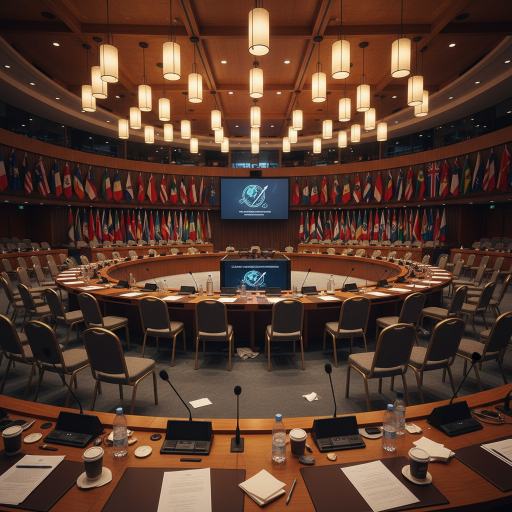
#> input picture img/cop31.png, 1024 x 1024 px (shown at 1/2 size); its folder holds 4 pictures in this run
$ python compose.py
#> lines starting #> are read from the running program, lines starting #| are printed output that depends on the picture
import json, os
from PIL import Image, ImageDraw, ImageEnhance, ImageFont, ImageOps

HERE = os.path.dirname(os.path.abspath(__file__))
W = H = 1024
M, G = 56, 14
INK, PAPER, MUTED, ACCENT = (20, 20, 20), (250, 248, 243), (110, 108, 102), (190, 25, 45)
FD = "/usr/share/fonts/truetype/dejavu/"
def font(name, size): return ImageFont.truetype(FD + name, size)
SERIF, SANS, SANSB = "DejaVuSerif-Bold.ttf", "DejaVuSans.ttf", "DejaVuSans-Bold.ttf"

data = json.load(open(os.path.join(HERE, "assets/stories.json")))
#> (reads assets/stories.json from the repository)
cards = [c for c in data["cards"] if c["img"]][:6]
for c in cards:
    assert len(c["head"].split()) <= 12, c["head"]

img = Image.new("RGB", (W, H), PAPER)
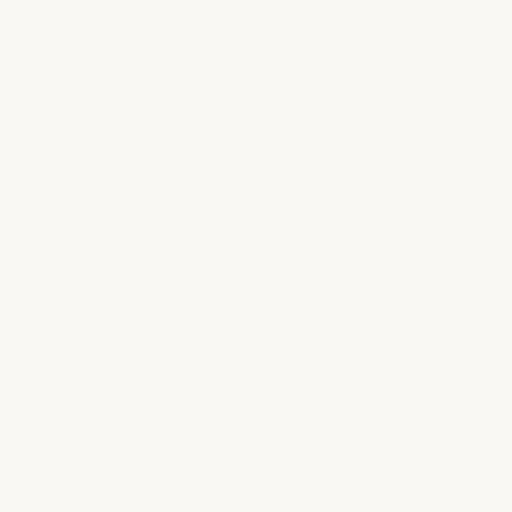
#> img: PIL image 1024x1024 RGB (shown at 1/2 size); mean R, G, B 250, 248, 243
d = ImageDraw.Draw(img)

def centered(text, y, f, fill, spacing=0):
    w = d.textlength(text, font=f)
    if spacing:
        w += spacing * (len(text) - 1)
        x = (W - w) / 2
        for ch in text:
            d.text((x, y), ch, font=f, fill=fill); x += d.textlength(ch, font=f) + spacing
    else:
        d.text(((W - w) / 2, y), text, font=f, fill=fill)

# masthead
def blend(fg, bg, a): return tuple(round(f * a + b * (1 - a)) for f, b in zip(fg, bg))
DECK = blend((10, 10, 10), PAPER, 0.75)                   # near-black deck at 0.75 alpha
ACCENT_D = (140, 16, 34)                                  # dark solid accent for tag chips
fnp = font("DejaVuSerifCondensed-Bold.ttf", 46)
x = M
for chn in "THE WORLD TODAY":                              # tight tracking
    d.text((x, 30), chn, font=fnp, fill=INK); x += d.textlength(chn, font=fnp) - 1
#> this loop made 15 passes
#> x on passes 1 to 12: 85.8, 123.9, 154.4, 167.8, 213.3, 248.4, 281.8, 309.9, 344.8, 358.2, 388, 423
#> after the loop, x = 517.5
fa = font(SANSB, 11)
aw = d.textlength("AGENT EDITION", font=fa) + 14
#> aw = 110.5
d.rectangle([W - M - aw, 52, W - M - 1, 72], fill=ACCENT_D)
d.text((W - M - aw + 7, 56), "AGENT EDITION", font=fa, fill=(255, 255, 255))
d.rectangle([M, 88, W - M - 1, 90], fill=INK)             # double rule under nameplate
d.rectangle([M, 93, W - M - 1, 93], fill=INK)
centered(data["date"].upper(), 102, font(SERIF, 15), INK, spacing=3)
#> in centered, `w = d.textlength(text, font=f)`: w = 259.1
#> in centered, `w += spacing * (len(text) - 1)`: w = 325.1
#> in centered, `x = (W - w) / 2`: x = 349.5
#> the loop in centered, `for ch in text:` made 23 passes
#> x on passes 1 to 12: 369.1, 385.1, 401.9, 417.9, 432.5, 446.2, 454.4, 467.9, 481.3, 489.5, 506.2, 522.3
#> after the loop in centered, `for ch in text:`: x = 678.5
centered(data["lead"], 128, font(SANS, 12), MUTED)
#> further down, im is the input picture: PIL image 1024x1024 RGB; mean R, G, B 86.3, 58.2, 44.8
d.rectangle([M, 152, W - M - 1, 152], fill=INK)

# grid
top, bottom = 168, 928
cw = (W - 2 * M - 2 * G) // 3
ch = (bottom - top - G) // 2          # fixed cell height (image + caption)
CAP = 140                              # fixed caption block height
iw, ih = cw, ch - CAP
ftag, fhead, fdeck = font(SANSB, 10), font(SERIF, 15), font(SANS, 12)
HEAD_Y, HEAD_LH, DECK_Y, DECK_LH = 26, 20, 74, 16   # shared baselines in every caption

def wrap(text, f, maxw, maxlines):
    lines, cur = [], ""
    for w in text.split():
        t = (cur + " " + w).strip()
        if d.textlength(t, font=f) <= maxw: cur = t
        else: lines.append(cur); cur = w
    lines.append(cur)
    if len(lines) > maxlines:
        lines = lines[:maxlines]
        while d.textlength(lines[-1] + "\u2026", font=f) > maxw: lines[-1] = lines[-1].rsplit(" ", 1)[0] if " " in lines[-1] else lines[-1][:-1]
        lines[-1] += "\u2026"
    return lines

def grade(im):                          # one grade for every panel
    im = ImageEnhance.Color(im).enhance(0.82)
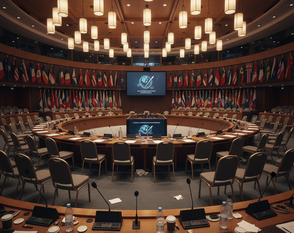
#> im: PIL image 294x233 RGB; mean R, G, B 79.4, 58.1, 47.7
    r, g, b = im.split()
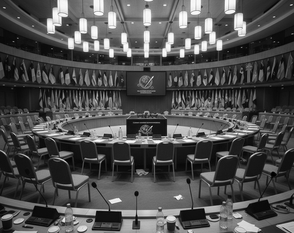
#> r: PIL image 294x233 L; min 0, max 254, mean 79.4
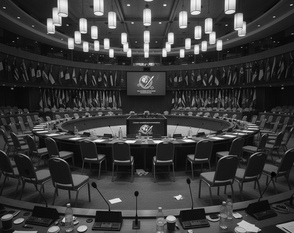
#> g: PIL image 294x233 L; min 0, max 254, mean 58.1
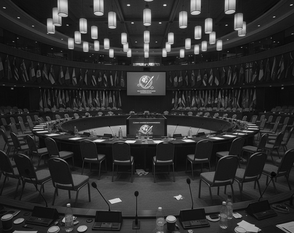
#> b: PIL image 294x233 L; min 0, max 250, mean 47.7
    r = r.point(lambda v: min(255, int(v * 1.05 + 4)))
    g = g.point(lambda v: min(255, int(v * 1.01 + 3)))
    b = b.point(lambda v: int(v * 0.94 + 2))
    return Image.merge("RGB", (r, g, b))

for i, c in enumerate(cards):
    x = M + (i % 3) * (cw + G)
    y = top + (i // 3) * (ch + G)
    im = Image.open(os.path.join(HERE, "img", c["img"])).convert("RGB")
    img.paste(grade(ImageOps.fit(im, (iw, ih), Image.LANCZOS, centering=(0.5, 0.5))), (x, y))
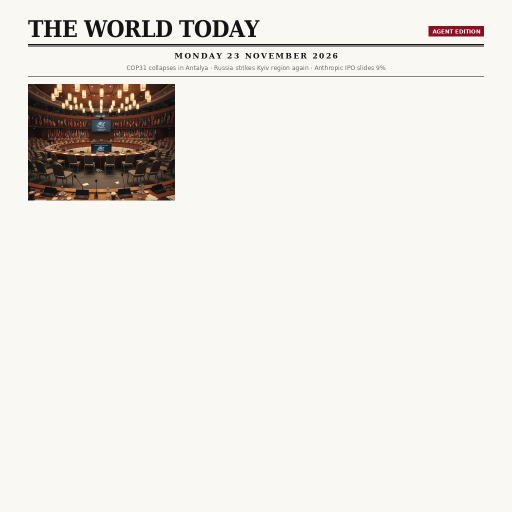
#> img: PIL image 1024x1024 RGB (shown at 1/2 size); mean R, G, B 236.3, 232.5, 227
    ty = y + ih + 10
    tw = d.textlength(c["region"], font=ftag) + 12
#> tw = 60
    d.rectangle([x, ty, x + tw, ty + 15], fill=ACCENT_D)   # white-on-dark tag chip
    d.text((x + 6, ty + 2), c["region"], font=ftag, fill=(255, 255, 255))
    for k, line in enumerate(wrap(c["head"], fhead, cw, 2)):
        d.text((x, ty + HEAD_Y + k * HEAD_LH), line, font=fhead, fill=INK)
    for k, line in enumerate(wrap(c["body"], fdeck, cw, 3)):
        d.text((x, ty + DECK_Y + k * DECK_LH), line, font=fdeck, fill=DECK)
#> (the run stopped early here; a loop or call above may not have finished)
